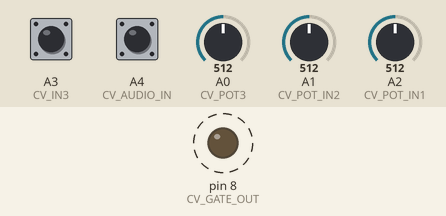
The sketch below on a simulated Arduino Uno, built with avr-gcc and run on an emulated ATmega328P. Parts: output pins drawn as LEDs (lit = HIGH). Dashed ring = blinking. The test bench sets the inputs (shaded band); at power-on: A2 (CV_POT_IN1) = 512, A0 (CV_POT3) = 512, A1 (CV_POT_IN2) = 512, A3 (CV_IN3) HIGH, A4 (CV_AUDIO_IN) HIGH. Random numbers use the default seed unless the sketch sets one.

Above: at 1.2 s.
1.3 s: A2 (CV_POT_IN1) set to 306
4.3 s: A2 (CV_POT_IN1) set to 118
At 5.8 s:
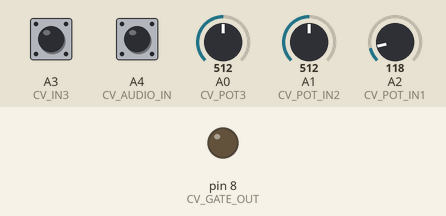
6.1 s: A2 (CV_POT_IN1) set to 138
8.6 s: A0 (CV_POT3) set to 716
Timing chart, 0 to 11.2 s (numbered marks = the images above; inputs shaded):
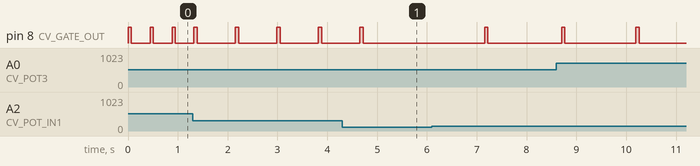

Measured:
- by itself, pin 8 (CV_GATE_OUT): alternates HIGH for 0.06 s and LOW for 0.77 s

The sketch:

tempo.ino
```cpp
// (licence header left out)
/// TEMPO
///
/// Tempo is a master clock is meant to run on the AE Modular GRAINS, but it could be adapted
/// to any Arduino.  Theory was written by Sean Luke [sean@cs.gmu.edu]
///
/// SET GRAINS TO GRAINS OR MOZZI MODE.  (It doesn't matter, we don't use Audio Out)
///
/// Tempo allows you to specify a beat, either by dialing in a Beats Per Minute on
/// POT 1 and POT 2, or by providing a tap tempo.  Then you can add swing or random
/// delay noise to the beat via POT 3.  Tempo then outputs the beat.
///
/// To specify a beat in beats per minute, you set POT 1 and POT 2.  POT 1 is divided
/// into sixteen sections, representing the "coarse" values
/// 0, 16, 32, 48, 64, 80, 96, 112, 128, 144, 160, 176, 192, 208, 224, and 240
/// POT 2 is similarly divided into sixteen sections, representing the values 0...15.
/// The BPM is the two added together.
///
/// If you turn BOTH POT 1 AND POT 2 to ZERO, Tempo will instead read its beat from
/// tap tempo derived from taps (triggers) that you provide via IN 3.
///
/// Tempo outputs triggers at the given BPM out Digital Out.
///
/// POT 3 indicates some amount of DELAY that is added to the output triggers.  At full left,
/// the DELAY is ZERO -- it's just the beat itself.  As you increase the pot clockwise,
/// Tempo increasingly performs looser and looser swing on every other beat.  When POT 3
/// passes its midpoint, Tempo starts with a zero Delay again, and then increasingly
/// performs larger and larger random delays (humanization).

///
/// Tempo will only run if it receives a trigger on AUDIO IN.  Thereafter it will run
/// until it receives a second trigger to stop it.  You can then restart it with a third
/// trigger, and so on.
///
/// By default Tempo doesn't run until you trigger it.  If you like, you can change this
/// behavior so that Tempo immediately starts running on startup.  To do that, uncomment
/// the following #define (remove the '//' before it):

// #define FREE_START


/// CONFIGURATION
///
/// IN 1            CV for Coarse BPM
/// IN 2            CV for Fine BPM
/// IN 3            Tap Tempo
/// AUDIO IN (A)    Start/Stop
/// AUDIO OUT       [UNUSED]
/// DIGITAL OUT (D) Beat Out
///
/// POT 1           Coarse BPM
/// POT 2           Fine BPM
/// POT 3           Swing / Noise added to Beat
///                 [No Swing--> Increasing Swing ---> No Noise ---> Increasing Noise]


////////// PINOUTS

#define CV_POT_IN1    A2    //
#define CV_POT_IN2    A1    //
#define CV_POT3       A0    //
#define CV_IN3        A3    //
#define CV_AUDIO_IN   A4    //
#define CV_AUDIO_OUT  11    //
#define CV_GATE_OUT   8     //

#define RANDOM_PIN    A5

void setup()
    {
    randomSeed(analogRead(RANDOM_PIN));

    pinMode(CV_GATE_OUT, OUTPUT);
    pinMode(CV_IN3, INPUT);
    pinMode(CV_AUDIO_IN, INPUT);
    // Serial.begin(115200);
    }


uint8_t in3_state = 0;
uint8_t ain_state = 0;
#ifdef FREE_START
uint8_t running = 1;
uint8_t starting = 1;
#else
uint8_t running = 0;
uint8_t starting = 0;
#endif
uint8_t reset = 0;
uint16_t rate = 1000;		 // something big
uint32_t nextTime = 0;
uint16_t timeInterval = 500;			// 120 BPM to start
uint32_t dropTime = 0;
uint32_t raiseTime = 0;
uint8_t triggered = 0;
uint8_t raised = 0;
uint8_t oddBeat = 0;
uint8_t swing = 0;
uint32_t lastTap = 0;
#define DROP_INTERVAL (64)
#define EXCESS_TAP_DIFF (12000) 		// our excess tap is 5 BPM
#define MAX_TAP_DIFF (10000) 			// our slowest tap is 6 BPM
#define TAP_POT_BOUNDARY (32)

void tap()
	{
	uint32_t time = millis();
	if (lastTap >= time || (time - lastTap) > EXCESS_TAP_DIFF)
		{
		// this is our first time
		}
	else
		{
		uint32_t diff = (time - lastTap);
		if (diff > MAX_TAP_DIFF) diff = MAX_TAP_DIFF;
		timeInterval = (uint16_t) diff;
		}
	lastTap = time;
	}

void toggle()
	{
	if (!running) starting = 1;
	running = !running;
	}

void trigger(uint16_t delay)
	{
	dropTime = nextTime + DROP_INTERVAL + delay;
	triggered = true;
	if (delay == 0)
		{
		digitalWrite(CV_GATE_OUT, 1);
		raised = true;
		}
	else if (swing)
		{
		if (oddBeat)
			{
			raiseTime = nextTime + delay;
			raised = false;
			}
		else
			{
			digitalWrite(CV_GATE_OUT, 1);
			raised = true;
			}
		}
	else		// random non-zero delay
		{
		raiseTime = nextTime + delay;
		raised = false;
		}
	oddBeat = !oddBeat;
	nextTime = nextTime + timeInterval;
	}

void loop()
    {
    // Potentially raise the trigger
    uint32_t time = millis();
    if (triggered && !raised && time >= raiseTime && time <= dropTime)
    	{
    	digitalWrite(CV_GATE_OUT, 1);
    	raised = true;
    	}

    // Potentially lower the trigger
    if (triggered && time >= dropTime)
    	{
    	digitalWrite(CV_GATE_OUT, 0);
    	triggered = false;
    	}

    // Read the inputs
	uint16_t pot3 = analogRead(CV_POT3);
	uint16_t beatDelay = 0;
	swing = 0;
	if (pot3 < 128)
		{
		// do nothing
		}
	else if (pot3 < 512)
		{
		beatDelay = (uint16_t)((timeInterval * (uint32_t)(pot3 - 64)) >> 9);
		swing = 1;
		}
	else if (pot3 < 512 + 64)
		{
		// do nothing
		}
	else // (pot3 < 512)
		{
		beatDelay = (uint16_t)((timeInterval * (uint32_t)random(pot3 - 512 - 64)) >> 9);
		}

	uint16_t pot1 = analogRead(CV_POT_IN1);
	uint16_t pot2 = analogRead(CV_POT_IN2);
    uint16_t newRate = ((pot1 >> 6) * 16) + (pot2 >> 6);
    if (newRate != rate)
    	{
    	if (newRate == 0) // uh
    		{
    		// do nothing, it's determined already through taps
    		}
    	else
    		{
	    	rate = newRate;
		    timeInterval = 60000 / rate;
		    }
	    }

    uint8_t i = digitalRead(CV_IN3);
    if (i == 0) in3_state = 0;
    else if (in3_state == 0)
    	{
    	in3_state = 1;
    	if (pot1 < TAP_POT_BOUNDARY && pot2 < TAP_POT_BOUNDARY)
    		{
    		tap();
    		}
    	}

   	i = digitalRead(CV_AUDIO_IN);
    if (i == 0) ain_state = 0;
    else if (ain_state == 0) { ain_state = 1; toggle(); }

    // trigger
    if (running)
    	{
    	if (starting)
    		{
    		oddBeat = 0;
    		starting = 0;
    		nextTime = time;			// set it up as the initial time
    		trigger(beatDelay);
    		}
    	else if (time >= nextTime)
			{
			trigger(beatDelay);
			}
    	}

    }

    
```
